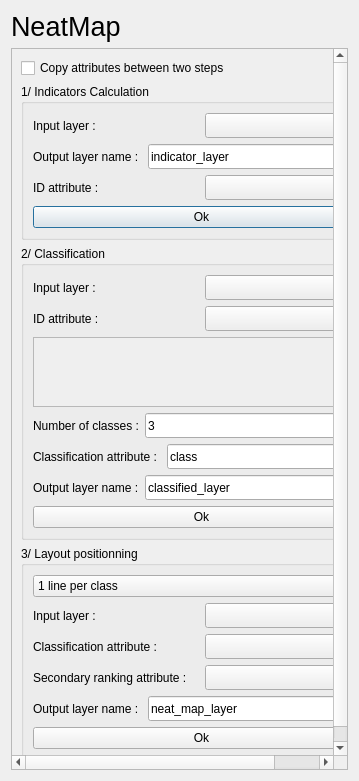
<?xml version="1.0" encoding="UTF-8"?>
<ui version="4.0">
 <class>NeatMapDialogBase</class>
 <widget class="QDialog" name="NeatMapDialogBase">
  <property name="geometry">
   <rect>
    <x>0</x>
    <y>0</y>
    <width>359</width>
    <height>781</height>
   </rect>
  </property>
  <property name="windowTitle">
   <string>NeatMap</string>
  </property>
  <layout class="QVBoxLayout" name="verticalLayout_2">
   <item>
    <widget class="QLabel" name="label">
     <property name="font">
      <font>
       <pointsize>20</pointsize>
      </font>
     </property>
     <property name="text">
      <string>NeatMap</string>
     </property>
    </widget>
   </item>
   <item>
    <widget class="QScrollArea" name="scrollArea_2">
     <property name="verticalScrollBarPolicy">
      <enum>Qt::ScrollBarAlwaysOn</enum>
     </property>
     <property name="widgetResizable">
      <bool>true</bool>
     </property>
     <widget class="QWidget" name="scrollAreaWidgetContents_2">
      <property name="geometry">
       <rect>
        <x>0</x>
        <y>0</y>
        <width>451</width>
        <height>761</height>
       </rect>
      </property>
      <layout class="QGridLayout" name="gridLayout_4">
       <item row="0" column="0">
        <layout class="QVBoxLayout" name="verticalLayout_4">
         <item>
          <widget class="QCheckBox" name="copyAtt">
           <property name="text">
            <string>Copy attributes between two steps</string>
           </property>
           <property name="checked">
            <bool>false</bool>
           </property>
          </widget>
         </item>
         <item>
          <widget class="QGroupBox" name="groupBox">
           <property name="title">
            <string>1/ Indicators Calculation</string>
           </property>
           <layout class="QGridLayout" name="gridLayout">
            <item row="0" column="0">
             <layout class="QHBoxLayout" name="horizontalLayout_11">
              <item>
               <widget class="QLabel" name="label_6">
                <property name="minimumSize">
                 <size>
                  <width>0</width>
                  <height>25</height>
                 </size>
                </property>
                <property name="text">
                 <string>Input layer :</string>
                </property>
               </widget>
              </item>
              <item>
               <widget class="QComboBox" name="inputPolygonLayer">
                <property name="minimumSize">
                 <size>
                  <width>0</width>
                  <height>25</height>
                 </size>
                </property>
               </widget>
              </item>
             </layout>
            </item>
            <item row="1" column="0">
             <layout class="QHBoxLayout" name="horizontalLayout_14">
              <item>
               <widget class="QLabel" name="label_9">
                <property name="minimumSize">
                 <size>
                  <width>0</width>
                  <height>20</height>
                 </size>
                </property>
                <property name="text">
                 <string>Output layer name : </string>
                </property>
               </widget>
              </item>
              <item>
               <widget class="QLineEdit" name="LineEditTemporaryLayerName">
                <property name="minimumSize">
                 <size>
                  <width>0</width>
                  <height>25</height>
                 </size>
                </property>
                <property name="text">
                 <string>indicator_layer</string>
                </property>
               </widget>
              </item>
             </layout>
            </item>
            <item row="2" column="0">
             <layout class="QHBoxLayout" name="horizontalLayout_13">
              <item>
               <widget class="QLabel" name="label_8">
                <property name="minimumSize">
                 <size>
                  <width>0</width>
                  <height>20</height>
                 </size>
                </property>
                <property name="text">
                 <string>ID attribute :</string>
                </property>
               </widget>
              </item>
              <item>
               <widget class="QComboBox" name="intputIDChoice">
                <property name="minimumSize">
                 <size>
                  <width>0</width>
                  <height>25</height>
                 </size>
                </property>
               </widget>
              </item>
             </layout>
            </item>
            <item row="3" column="0">
             <widget class="QPushButton" name="pushButtonCalculation">
              <property name="text">
               <string>Ok</string>
              </property>
             </widget>
            </item>
           </layout>
          </widget>
         </item>
         <item>
          <widget class="QGroupBox" name="groupBox_2">
           <property name="title">
            <string>2/ Classification</string>
           </property>
           <layout class="QGridLayout" name="gridLayout_2">
            <item row="2" column="0">
             <widget class="QScrollArea" name="scrollArea">
              <property name="widgetResizable">
               <bool>true</bool>
              </property>
              <widget class="QWidget" name="scrollAreaWidgetContents">
               <property name="geometry">
                <rect>
                 <x>0</x>
                 <y>0</y>
                 <width>403</width>
                 <height>73</height>
                </rect>
               </property>
              </widget>
             </widget>
            </item>
            <item row="4" column="0">
             <layout class="QHBoxLayout" name="horizontalLayout_3">
              <item>
               <widget class="QLabel" name="classAttLineEdit">
                <property name="minimumSize">
                 <size>
                  <width>0</width>
                  <height>25</height>
                 </size>
                </property>
                <property name="text">
                 <string>Classification attribute : </string>
                </property>
               </widget>
              </item>
              <item>
               <widget class="QLineEdit" name="lineEditAttClass">
                <property name="minimumSize">
                 <size>
                  <width>0</width>
                  <height>25</height>
                 </size>
                </property>
                <property name="text">
                 <string>class</string>
                </property>
               </widget>
              </item>
             </layout>
            </item>
            <item row="6" column="0">
             <widget class="QPushButton" name="pushButtonClassification">
              <property name="text">
               <string>Ok</string>
              </property>
             </widget>
            </item>
            <item row="5" column="0">
             <layout class="QHBoxLayout" name="horizontalLayout_2">
              <item>
               <widget class="QLabel" name="label_3">
                <property name="text">
                 <string>Output layer name :</string>
                </property>
               </widget>
              </item>
              <item>
               <widget class="QLineEdit" name="classLayerName">
                <property name="minimumSize">
                 <size>
                  <width>0</width>
                  <height>25</height>
                 </size>
                </property>
                <property name="text">
                 <string>classified_layer</string>
                </property>
               </widget>
              </item>
             </layout>
            </item>
            <item row="0" column="0">
             <layout class="QHBoxLayout" name="horizontalLayout_12">
              <item>
               <widget class="QLabel" name="label_7">
                <property name="text">
                 <string>Input layer :</string>
                </property>
               </widget>
              </item>
              <item>
               <widget class="QComboBox" name="inputPolygonLayerClass">
                <property name="minimumSize">
                 <size>
                  <width>0</width>
                  <height>25</height>
                 </size>
                </property>
               </widget>
              </item>
             </layout>
            </item>
            <item row="1" column="0">
             <layout class="QHBoxLayout" name="horizontalLayout_16">
              <item>
               <widget class="QLabel" name="label_11">
                <property name="minimumSize">
                 <size>
                  <width>0</width>
                  <height>20</height>
                 </size>
                </property>
                <property name="text">
                 <string>ID attribute :</string>
                </property>
               </widget>
              </item>
              <item>
               <widget class="QComboBox" name="intputIDChoiceClassif">
                <property name="minimumSize">
                 <size>
                  <width>0</width>
                  <height>25</height>
                 </size>
                </property>
               </widget>
              </item>
             </layout>
            </item>
            <item row="3" column="0">
             <layout class="QHBoxLayout" name="horizontalLayout">
              <item>
               <widget class="QLabel" name="label_2">
                <property name="text">
                 <string>Number of classes :</string>
                </property>
               </widget>
              </item>
              <item>
               <widget class="QLineEdit" name="classifNumberOfClasses">
                <property name="sizePolicy">
                 <sizepolicy hsizetype="Expanding" vsizetype="Fixed">
                  <horstretch>0</horstretch>
                  <verstretch>0</verstretch>
                 </sizepolicy>
                </property>
                <property name="minimumSize">
                 <size>
                  <width>0</width>
                  <height>25</height>
                 </size>
                </property>
                <property name="text">
                 <string>3</string>
                </property>
               </widget>
              </item>
             </layout>
            </item>
           </layout>
          </widget>
         </item>
         <item>
          <widget class="QGroupBox" name="groupBox_3">
           <property name="title">
            <string>3/ Layout positionning</string>
           </property>
           <layout class="QGridLayout" name="gridLayout_3">
            <item row="0" column="0">
             <widget class="QComboBox" name="comboBoxLayoutMethod">
              <item>
               <property name="text">
                <string>1 line per class</string>
               </property>
              </item>
              <item>
               <property name="text">
                <string>Fast simple method</string>
               </property>
              </item>
              <item>
               <property name="text">
                <string>Chazelle method (may be long for more than 15 classes)</string>
               </property>
              </item>
             </widget>
            </item>
            <item row="1" column="0">
             <layout class="QVBoxLayout" name="verticalLayout">
              <item>
               <layout class="QHBoxLayout" name="horizontalLayout_7">
                <item>
                 <widget class="QLabel" name="label_14">
                  <property name="text">
                   <string>Input layer :</string>
                  </property>
                 </widget>
                </item>
                <item>
                 <widget class="QComboBox" name="inputPolygonLayerLayout">
                  <property name="minimumSize">
                   <size>
                    <width>0</width>
                    <height>25</height>
                   </size>
                  </property>
                 </widget>
                </item>
               </layout>
              </item>
              <item>
               <layout class="QHBoxLayout" name="horizontalLayout_6">
                <item>
                 <widget class="QLabel" name="label_13">
                  <property name="text">
                   <string>Classification attribute :</string>
                  </property>
                 </widget>
                </item>
                <item>
                 <widget class="QComboBox" name="classificationAttributeLayout">
                  <property name="minimumSize">
                   <size>
                    <width>0</width>
                    <height>25</height>
                   </size>
                  </property>
                 </widget>
                </item>
               </layout>
              </item>
              <item>
               <layout class="QHBoxLayout" name="horizontalLayout_15">
                <item>
                 <widget class="QLabel" name="label_4">
                  <property name="text">
                   <string>Secondary ranking attribute :</string>
                  </property>
                 </widget>
                </item>
                <item>
                 <widget class="QComboBox" name="inputSecondaryAttributeLayout">
                  <property name="minimumSize">
                   <size>
                    <width>0</width>
                    <height>25</height>
                   </size>
                  </property>
                 </widget>
                </item>
               </layout>
              </item>
              <item>
               <layout class="QHBoxLayout" name="horizontalLayout_4">
                <item>
                 <widget class="QLabel" name="label_5">
                  <property name="text">
                   <string>Output layer name : </string>
                  </property>
                 </widget>
                </item>
                <item>
                 <widget class="QLineEdit" name="inputLayerNameLayout">
                  <property name="minimumSize">
                   <size>
                    <width>0</width>
                    <height>25</height>
                   </size>
                  </property>
                  <property name="text">
                   <string>neat_map_layer</string>
                  </property>
                 </widget>
                </item>
               </layout>
              </item>
             </layout>
            </item>
            <item row="2" column="0">
             <widget class="QPushButton" name="pushButtonLayout">
              <property name="text">
               <string>Ok</string>
              </property>
             </widget>
            </item>
           </layout>
          </widget>
         </item>
        </layout>
       </item>
      </layout>
     </widget>
    </widget>
   </item>
  </layout>
 </widget>
 <resources/>
 <connections/>
</ui>
